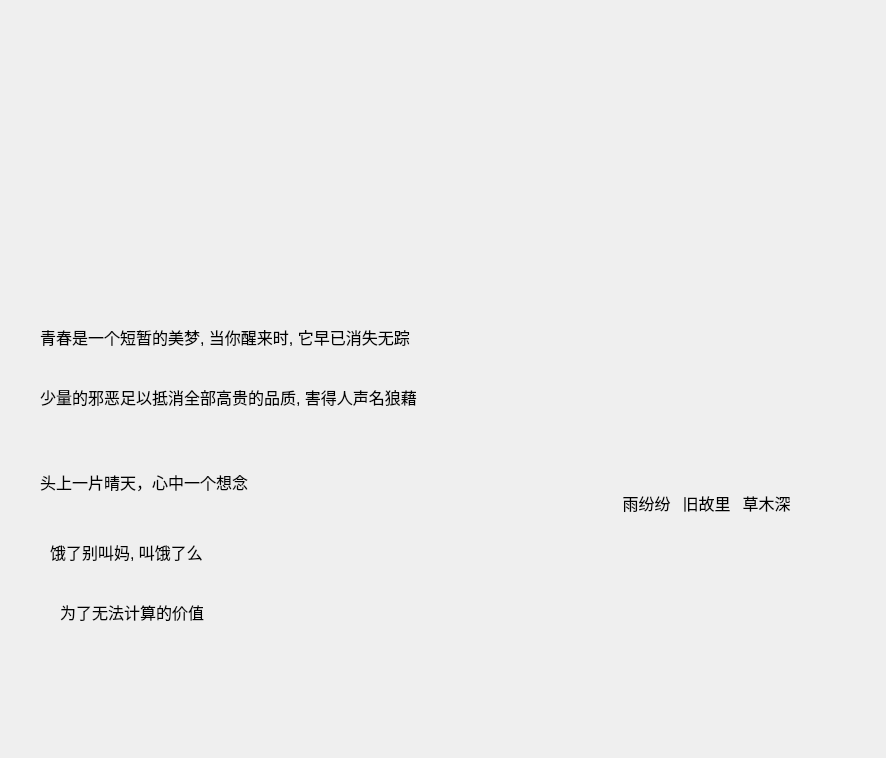
      <widget class="QWidget" name="tab_11">
       <attribute name="title">
        <string>其他</string>
       </attribute>
       <layout class="QVBoxLayout" name="verticalLayout_4">
        <item>
         <layout class="QHBoxLayout" name="horizontalLayout_11">
          <item>
           <widget class="Element::Carousel" name="carousel" native="true">
            <property name="sizePolicy">
             <sizepolicy hsizetype="Fixed" vsizetype="Fixed">
              <horstretch>0</horstretch>
              <verstretch>0</verstretch>
             </sizepolicy>
            </property>
            <property name="minimumSize">
             <size>
              <width>500</width>
              <height>260</height>
             </size>
            </property>
            <property name="maximumSize">
             <size>
              <width>500</width>
              <height>260</height>
             </size>
            </property>
           </widget>
          </item>
          <item>
           <spacer name="horizontalSpacer_8">
            <property name="orientation">
             <enum>Qt::Horizontal</enum>
            </property>
            <property name="sizeHint" stdset="0">
             <size>
              <width>40</width>
              <height>20</height>
             </size>
            </property>
           </spacer>
          </item>
          <item>
           <widget class="Element::Image" name="image" native="true">
            <property name="sizePolicy">
             <sizepolicy hsizetype="Fixed" vsizetype="Fixed">
              <horstretch>0</horstretch>
              <verstretch>0</verstretch>
             </sizepolicy>
            </property>
            <property name="minimumSize">
             <size>
              <width>260</width>
              <height>260</height>
             </size>
            </property>
            <property name="maximumSize">
             <size>
              <width>260</width>
              <height>260</height>
             </size>
            </property>
           </widget>
          </item>
          <item>
           <spacer name="horizontalSpacer_9">
            <property name="orientation">
             <enum>Qt::Horizontal</enum>
            </property>
            <property name="sizeHint" stdset="0">
             <size>
              <width>40</width>
              <height>20</height>
             </size>
            </property>
           </spacer>
          </item>
         </layout>
        </item>
        <item>
         <spacer name="verticalSpacer_5">
          <property name="orientation">
           <enum>Qt::Vertical</enum>
          </property>
          <property name="sizeType">
           <enum>QSizePolicy::Fixed</enum>
          </property>
          <property name="sizeHint" stdset="0">
           <size>
            <width>20</width>
            <height>30</height>
           </size>
          </property>
         </spacer>
        </item>
        <item>
         <widget class="QWidget" name="widget" native="true">
          <property name="minimumSize">
           <size>
            <width>0</width>
            <height>400</height>
           </size>
          </property>
          <property name="sizeIncrement">
           <size>
            <width>0</width>
            <height>0</height>
           </size>
          </property>
          <property name="styleSheet">
           <string notr="true"/>
          </property>
          <layout class="QHBoxLayout" name="horizontalLayout_8">
           <item>
            <layout class="QVBoxLayout" name="verticalLayout_3" stretch="10,1,20">
             <item>
              <widget class="QWidget" name="widget_1" native="true">
               <property name="minimumSize">
                <size>
                 <width>500</width>
                 <height>0</height>
                </size>
               </property>
               <property name="styleSheet">
                <string notr="true"/>
               </property>
               <widget class="QLabel" name="dividerText_1">
                <property name="geometry">
                 <rect>
                  <x>20</x>
                  <y>10</y>
                  <width>491</width>
                  <height>21</height>
                 </rect>
                </property>
                <property name="font">
                 <font>
                  <pointsize>12</pointsize>
                 </font>
                </property>
                <property name="text">
                 <string>青春是一个短暂的美梦, 当你醒来时, 它早已消失无踪</string>
                </property>
               </widget>
               <widget class="QLabel" name="dividerText_2">
                <property name="geometry">
                 <rect>
                  <x>20</x>
                  <y>70</y>
                  <width>461</width>
                  <height>21</height>
                 </rect>
                </property>
                <property name="font">
                 <font>
                  <pointsize>12</pointsize>
                 </font>
                </property>
                <property name="text">
                 <string>少量的邪恶足以抵消全部高贵的品质, 害得人声名狼藉</string>
                </property>
               </widget>
              </widget>
             </item>
             <item>
              <spacer name="verticalSpacer_4">
               <property name="orientation">
                <enum>Qt::Vertical</enum>
               </property>
               <property name="sizeType">
                <enum>QSizePolicy::Fixed</enum>
               </property>
               <property name="sizeHint" stdset="0">
                <size>
                 <width>20</width>
                 <height>20</height>
                </size>
               </property>
              </spacer>
             </item>
             <item>
              <widget class="QWidget" name="widget_2" native="true">
               <property name="styleSheet">
                <string notr="true">border-color: rgb(184, 184, 184);</string>
               </property>
               <widget class="QLabel" name="dividerText_3">
                <property name="geometry">
                 <rect>
                  <x>20</x>
                  <y>10</y>
                  <width>381</width>
                  <height>21</height>
                 </rect>
                </property>
                <property name="font">
                 <font>
                  <pointsize>12</pointsize>
                 </font>
                </property>
                <property name="text">
                 <string>头上一片晴天，心中一个想念</string>
                </property>
               </widget>
               <widget class="QLabel" name="dividerText_4">
                <property name="geometry">
                 <rect>
                  <x>30</x>
                  <y>80</y>
                  <width>381</width>
                  <height>21</height>
                 </rect>
                </property>
                <property name="font">
                 <font>
                  <pointsize>12</pointsize>
                 </font>
                </property>
                <property name="text">
                 <string>饿了别叫妈, 叫饿了么</string>
                </property>
               </widget>
               <widget class="QLabel" name="dividerText_5">
                <property name="geometry">
                 <rect>
                  <x>40</x>
                  <y>140</y>
                  <width>381</width>
                  <height>21</height>
                 </rect>
                </property>
                <property name="font">
                 <font>
                  <pointsize>12</pointsize>
                 </font>
                </property>
                <property name="text">
                 <string>为了无法计算的价值</string>
                </property>
               </widget>
              </widget>
             </item>
            </layout>
           </item>
           <item>
            <spacer name="horizontalSpacer_10">
             <property name="orientation">
              <enum>Qt::Horizontal</enum>
             </property>
             <property name="sizeType">
              <enum>QSizePolicy::Fixed</enum>
             </property>
             <property name="sizeHint" stdset="0">
              <size>
               <width>70</width>
               <height>20</height>
              </size>
             </property>
            </spacer>
           </item>
           <item>
            <widget class="QWidget" name="widget_3" native="true">
             <property name="sizePolicy">
              <sizepolicy hsizetype="Fixed" vsizetype="Fixed">
               <horstretch>0</horstretch>
               <verstretch>0</verstretch>
              </sizepolicy>
             </property>
             <property name="minimumSize">
              <size>
               <width>270</width>
               <height>50</height>
              </size>
             </property>
             <property name="maximumSize">
              <size>
               <width>270</width>
               <height>50</height>
              </size>
             </property>
             <property name="styleSheet">
              <string notr="true"/>
             </property>
             <widget class="QLabel" name="dividerText_6">
              <property name="geometry">
               <rect>
                <x>20</x>
                <y>10</y>
                <width>61</width>
                <height>21</height>
               </rect>
              </property>
              <property name="font">
               <font>
                <pointsize>12</pointsize>
               </font>
              </property>
              <property name="text">
               <string>雨纷纷</string>
              </property>
              <property name="alignment">
               <set>Qt::AlignCenter</set>
              </property>
             </widget>
             <widget class="QLabel" name="dividerText_7">
              <property name="geometry">
               <rect>
                <x>80</x>
                <y>10</y>
                <width>61</width>
                <height>21</height>
               </rect>
              </property>
              <property name="font">
               <font>
                <pointsize>12</pointsize>
               </font>
              </property>
              <property name="text">
               <string>旧故里</string>
              </property>
              <property name="alignment">
               <set>Qt::AlignCenter</set>
              </property>
             </widget>
             <widget class="QLabel" name="dividerText_8">
              <property name="geometry">
               <rect>
                <x>140</x>
                <y>10</y>
                <width>61</width>
                <height>21</height>
               </rect>
              </property>
              <property name="font">
               <font>
                <pointsize>12</pointsize>
               </font>
              </property>
              <property name="text">
               <string>草木深</string>
              </property>
              <property name="alignment">
               <set>Qt::AlignCenter</set>
              </property>
             </widget>
            </widget>
           </item>
          </layout>
         </widget>
        </item>
        <item>
         <spacer name="verticalSpacer_6">
          <property name="orientation">
           <enum>Qt::Vertical</enum>
          </property>
          <property name="sizeHint" stdset="0">
           <size>
            <width>20</width>
            <height>40</height>
           </size>
          </property>
         </spacer>
        </item>
       </layout>
      </widget>
